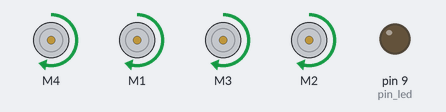
Recording of a sketch running on a simulated Arduino Uno, built with avr-gcc and run on an emulated ATmega328P. On the bench: 4 × DC motor (green arrow = forward, orange = backward, longer = faster), output pins drawn as LEDs (lit = HIGH).

Above: at 3.0 s.
At 5.0 s:
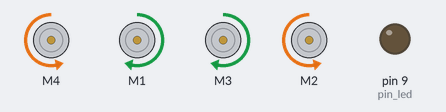
At 7.0 s:
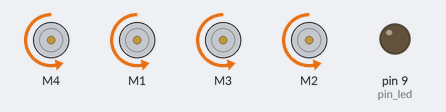
At 9.0 s:
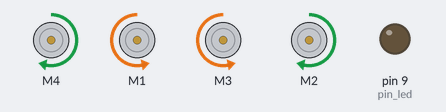
At 10.0 s:
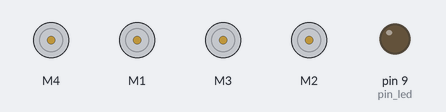
Timing chart, 0 to 11.7 s (numbered marks = the images above):
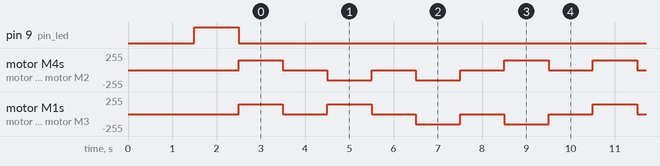

Measured:
- by itself, motor M4, motor M2: repeats every 8.0 s: 2 × (stopped 1.0 s, backward 150/255 1.0 s), 2 × (stopped 1.0 s, forward 150/255 1.0 s)
- by itself, motor M1, motor M3: repeats every 8.0 s: stopped 1.0 s, forward 150/255 1.0 s, 2 × (stopped 1.0 s, backward 150/255 1.0 s), stopped 1.0 s, forward 150/255 1.0 s

The sketch:

_Robot_control.ino
```cpp
#include <AFMotor.h>
#include <IRremote.h>
#include "MotorControl.h"

/*-----------------------------------------------------------------

  Description des moteurs :
  AF_DCMotor frontRight(4,MOTOR34_64KHZ);
  AF_DCMotor frontLeft(1,MOTOR12_64KHZ);
  AF_DCMotor backRight(3,MOTOR34_64KHZ);
  AF_DCMotor backLeft(2,MOTOR12_64KHZ);

  Fonctions à utiliser :
  void resetStateMotors();
  void goForward(uint16_t speed, unsigned long time);
  void goBackward(uint16_t speed, unsigned long time);
  void goRight(uint16_t speed, unsigned long time);
  void goLeft(uint16_t speed, unsigned long time);
  void goDiagRight(uint16_t speed, unsigned long time, String direction);
  void goDiagLeft(uint16_t speed, unsigned long time, String direction);
  void rotate_90(String direction);
  void rotate_dtheta(String direction);

  Description des vitesses
  #define MIN_SPEED     0
  #define TEST_SPEED    150
  #define TURN_SPEED    150
  #define MAX_SPEED     255

  #define STATE_LOCK 500
   -----------------------------------------------------------------
*/
/*changer variable speed dans fonction pour protéger si trop grand
   mode
*/
//#define MODE_DEBUG
#define MODE_MANUEL         /*mode enchainement des commandes hardcodées*/
//#define MODE_TELECOM    /*mode enchainement des commandes recues par la télécommande*/
//#define MODE_JOYSTICK

#define IR_RECEIVER_PIN 10 // define the IR receiver pin

#define button_power 0xFFA25D
#define button_vol_plus 0xFF629D
#define button_0 0xFF6987
#define button_1 0xFF30CF
#define button_2 0xFF18E7
#define button_3 0xFF7A85
#define button_4 0xFF10EF
#define button_5 0xFF38C7
#define button_6 0xFF5AA5
#define button_7 0xFF42BD
#define button_8 0xFF4AB5
#define button_9 0xFF52AD
#define button_vol_moins 0xFFA857
#define button_start_stop 0xFF02FD
#define button_avance_rapide 0xFFC23D
#define button_recule_rapide 0xFF22DD
#define button_haut 0xFF906F
#define button_bas 0xFFE01F
#define button_EQ 0xFF9867
#define button_FUNC_STOP 0xFFE21D
#define button_ST_REPT 0xFFB04F

#define pin_led 9 //attaché à au signal s du header 01x03 "servo_2"

#define pinJoystickX    A0
#define pinJoystickY    A5
#define rotatePin       2
int X, Y;
boolean rotateButtonState;

IRrecv receiver(IR_RECEIVER_PIN); // create a receiver object of the IRrecv class
decode_results motorCommand; // create a results object of the decode_results class


uint16_t motorSpeed = 150;
unsigned long oneDemiSec = 500;
unsigned long oneSec = 1000;
unsigned long dt = 100;

void IRsetup() {
  //receiver.enableIRIn(); // enable the receiver
  receiver.blink13(true); // enable blinking of the built-in LED when an IR signal is received
}


void setup() {
  resetStateMotors();
  //IRsetup();

  pinMode(pin_led, OUTPUT);
  digitalWrite(pin_led, LOW);
  delay(oneSec);
  digitalWrite(pin_led, HIGH);
  delay(oneSec);
  digitalWrite(pin_led, LOW);

  pinMode(pinJoystickX, INPUT);
  pinMode(pinJoystickY, INPUT);
  pinMode(rotateButtonState, INPUT_PULLUP);

}

void loop() {
#ifdef MODE_DEBUG
  //AF_DCMotor frontLeft2(1,MOTOR12_64KHZ);
  AF_DCMotor backLeft2(2, MOTOR12_64KHZ);
  //frontLeft2.setSpeed(motorSpeed);
  backLeft2.setSpeed(motorSpeed);
  //frontLeft2.run(FORWARD);
  backLeft2.run(FORWARD);
#endif


#ifdef MODE_MANUEL


  goForward(motorSpeed, oneSec);
  goRight(motorSpeed, oneSec);
  goBackward(motorSpeed, oneSec);
  goLeft(motorSpeed, oneSec);

#endif

#ifdef MODE_JOYSTICK
  X = map(analogRead(pinJoystickX), 0, 1023, -50, 50);//convertit la plage 0-1023
  Y = map(analogRead(pinJoystickY), 0, 1023, -50, 50);
  rotateButtonState = digitalRead(rotatePin);

  if (X > 25 && abs(Y) < 25) {
    goLeft(motorSpeed, oneSec);
  } else if (X < -25 && abs(Y) < 25) {
    goRight(motorSpeed, oneSec);
  } else if (Y > 25 && abs(X) < 25) {
    goBackward(motorSpeed, oneSec);
  } else if (Y < -25 && abs(X) < 25) {
    goForward(motorSpeed, oneSec);
  } else if (rotateButtonState = LOW) {
    rotate_90("RIGHT");
  }
#endif


#ifdef MODE_TELECOM
  digitalWrite(pin_led, LOW);
  if (receiver.decode(&motorCommand)) { // decode the received signal and store it in results
    //Serial.println(results.value, HEX); // print the values in the Serial Monitor
    receiver.resume(); // reset the receiver for the next code

    switch (motorCommand.value) {
      case button_start_stop :
        resetStateMotors();
        digitalWrite(pin_led, HIGH);
        break;

      case button_vol_plus :
        goForward(motorSpeed, oneSec);
        digitalWrite(pin_led, HIGH);
        break;

      case button_vol_moins :
        goBackward(motorSpeed, oneSec);
        digitalWrite(pin_led, HIGH);
        break;

      case button_avance_rapide :
        goRight(motorSpeed, oneSec);
        digitalWrite(pin_led, HIGH);
        break;

      case button_recule_rapide :
        goLeft(motorSpeed, oneSec);
        digitalWrite(pin_led, HIGH);
        break;

      case button_power :
        goDiagLeft(motorSpeed, oneSec, "FORWARD");
        digitalWrite(pin_led, HIGH);
        break;

      case button_ST_REPT :
        goDiagLeft(motorSpeed, oneSec, "BACKWARD");
        digitalWrite(pin_led, HIGH);
        break;

      case button_FUNC_STOP :
        goDiagRight(motorSpeed, oneSec, "FORWARD");
        digitalWrite(pin_led, HIGH);
        break;

      case button_0 :
        goDiagRight(motorSpeed, oneSec, "BACKWARD");
        digitalWrite(pin_led, HIGH);
        break;

      case button_EQ :
        rotate_dtheta("RIGHT");
        digitalWrite(pin_led, HIGH);
        break;

      case button_2 :
        rotate_dtheta("LEFT");
        digitalWrite(pin_led, HIGH);
        break;

      case button_9 :
        rotate_90("RIGHT");
        digitalWrite(pin_led, HIGH);
        break;

      case button_haut :
        motorSpeed += 50;
        digitalWrite(pin_led, HIGH);
        break;

      case button_bas :
        motorSpeed -= 50;
        digitalWrite(pin_led, HIGH);
        break;

      case button_7 :
        oneSec -= 100;
        digitalWrite(pin_led, HIGH);
        break;

      case button_8 :
        oneSec += 100;
        digitalWrite(pin_led, HIGH);
        break;

      default :
        resetStateMotors();
        break;
    }
  }
  //previous = results.value;
#endif

}
```

MotorControl.cpp
```cpp
#include <Arduino.h>
#include <AFMotor.h>
#include "MotorControl.h"

#define MIN_SPEED     0
#define TEST_SPEED    150
#define TURN_SPEED    150
#define MAX_SPEED     255

#define STATE_LOCK 500

/*-----------------------------------------------------------------
 *
FORWARD - run forward (actual direction of rotation will depend on motor wiring)
BACKWARD - run backwards (rotation will be in the opposite direction from FORWARD)
RELEASE - Stop the motor.  This removes power from the motor and is equivalent to setSpeed(0).
*
*-----------------------------------------------------------------
 */

AF_DCMotor frontRight(4,MOTOR34_64KHZ);
AF_DCMotor frontLeft(1,MOTOR12_64KHZ);
AF_DCMotor backRight(3,MOTOR34_64KHZ);
AF_DCMotor backLeft(2,MOTOR12_64KHZ);

void resetStateMotors(){
  frontRight.setSpeed(0);
  frontRight.run(RELEASE);
  frontLeft.setSpeed(0);
  frontLeft.run(RELEASE);
  backRight.setSpeed(0);
  backRight.run(RELEASE);
  backLeft.setSpeed(0);
  backLeft.run(RELEASE);
  delay(STATE_LOCK);
}

void goForward(uint16_t speed, unsigned long time){
  frontRight.setSpeed(speed);
  frontLeft.setSpeed(speed);
  backRight.setSpeed(speed);
  backLeft.setSpeed(speed);
  frontRight.run(FORWARD);
  frontLeft.run(FORWARD);
  backRight.run(FORWARD);
  backLeft.run(FORWARD);

  delay(time);
  resetStateMotors();

  delay(STATE_LOCK);
}

void goBackward(uint16_t speed, unsigned long time){
  frontRight.setSpeed(speed);
  frontLeft.setSpeed(speed);
  backRight.setSpeed(speed);
  backLeft.setSpeed(speed);
  frontRight.run(BACKWARD);
  frontLeft.run(BACKWARD);
  backRight.run(BACKWARD);
  backLeft.run(BACKWARD);

  delay(time);
  resetStateMotors();

  delay(STATE_LOCK);
}

/* Translation vers la droite */
void goRight(uint16_t speed, unsigned long time){
  frontRight.setSpeed(speed);
  frontLeft.setSpeed(speed);
  backRight.setSpeed(speed);
  backLeft.setSpeed(speed);
  frontRight.run(BACKWARD);
  frontLeft.run(FORWARD);
  backRight.run(FORWARD);
  backLeft.run(BACKWARD);

  delay(time);
  resetStateMotors();

  delay(STATE_LOCK);
}

/* Translation vers la gauche */
void goLeft(uint16_t speed, unsigned long time){
  frontRight.setSpeed(speed);
  frontLeft.setSpeed(speed);
  backRight.setSpeed(speed);
  backLeft.setSpeed(speed);
  frontRight.run(FORWARD);
  frontLeft.run(BACKWARD);
  backRight.run(BACKWARD);
  backLeft.run(FORWARD);

  delay(time);
  resetStateMotors();

  delay(STATE_LOCK);
}

void goDiagRight(uint16_t speed, unsigned long time, String direction){
  if(direction.equals("FORWARD")){
    frontRight.setSpeed(0);
    frontLeft.setSpeed(speed);
    backRight.setSpeed(speed);
    backLeft.setSpeed(0);
    frontRight.run(RELEASE);
    frontLeft.run(FORWARD);
    backRight.run(FORWARD);
    backLeft.run(RELEASE);
  }else if (direction.equals("BACKWARD")){
    frontRight.setSpeed(0);
    frontLeft.setSpeed(speed);
    backRight.setSpeed(speed);
    backLeft.setSpeed(0);
    frontRight.run(RELEASE);
    frontLeft.run(BACKWARD);
    backRight.run(BACKWARD);
    backLeft.run(RELEASE);
  }else{
    resetStateMotors();
  }

  delay(time);
  resetStateMotors();

  delay(STATE_LOCK);
}

void goDiagLeft(uint16_t speed, unsigned long time, String direction){
  if(direction.equals("FORWARD")){
    frontRight.setSpeed(speed);
    frontLeft.setSpeed(0);
    backRight.setSpeed(0);
    backLeft.setSpeed(speed);
    frontRight.run(FORWARD);
    frontLeft.run(RELEASE);
    backRight.run(RELEASE);
    backLeft.run(FORWARD);
  }else if (direction.equals("BACKWARD")){
    frontRight.setSpeed(speed);
    frontLeft.setSpeed(0);
    backRight.setSpeed(0);
    backLeft.setSpeed(speed);
    frontRight.run(BACKWARD);
    frontLeft.run(RELEASE);
    backRight.run(RELEASE);
    backLeft.run(BACKWARD);
  }else{
    resetStateMotors();
  }

  delay(time);
  resetStateMotors();

  delay(STATE_LOCK);
}

/* Effectue une rotation de 90° selon l'axe z */
void rotate_90(String direction){
  frontRight.setSpeed(TURN_SPEED);
  frontLeft.setSpeed(TURN_SPEED);
  backRight.setSpeed(TURN_SPEED);
  backLeft.setSpeed(TURN_SPEED);

  if(direction.equals("RIGHT")){
    frontRight.run(BACKWARD);
    frontLeft.run(FORWARD);
    backRight.run(BACKWARD);
    backLeft.run(FORWARD);
  }else if(direction.equals("LEFT")){
    frontRight.run(FORWARD);
    frontLeft.run(BACKWARD);
    backRight.run(FORWARD);
    backLeft.run(BACKWARD);
  }else{
    resetStateMotors();
  }

  unsigned long const_timeTo90 = 1200;
  delay(const_timeTo90);
  resetStateMotors();

  delay(STATE_LOCK);
}

/* Effectue une rotation de dtheta selon l'axe z. A répéter pour avoir la rotation voulue */
void rotate_dtheta(String direction){
  frontRight.setSpeed(TURN_SPEED);
  frontLeft.setSpeed(TURN_SPEED);
  backRight.setSpeed(TURN_SPEED);
  backLeft.setSpeed(TURN_SPEED);

  if(direction.equals("RIGHT")){
    frontRight.run(BACKWARD);
    frontLeft.run(FORWARD);
    backRight.run(BACKWARD);
    backLeft.run(FORWARD);
  }else if(direction.equals("LEFT")){
    frontRight.run(FORWARD);
    frontLeft.run(BACKWARD);
    backRight.run(FORWARD);
    backLeft.run(BACKWARD);
  }else{
    resetStateMotors();
  }

  unsigned long const_dt = 300;
  delay(const_dt);
  resetStateMotors();

  delay(STATE_LOCK);
}
```

MotorControl.h
```cpp
#include <Arduino.h>

void resetStateMotors();

void goForward(uint16_t speed, unsigned long time);

void goBackward(uint16_t speed, unsigned long time);

void goRight(uint16_t speed, unsigned long time);

void goLeft(uint16_t speed, unsigned long time);

void goDiagRight(uint16_t speed, unsigned long time, String direction);

void goDiagLeft(uint16_t speed, unsigned long time, String direction);

void rotate_90(String direction);

void rotate_dtheta(String direction);
```
